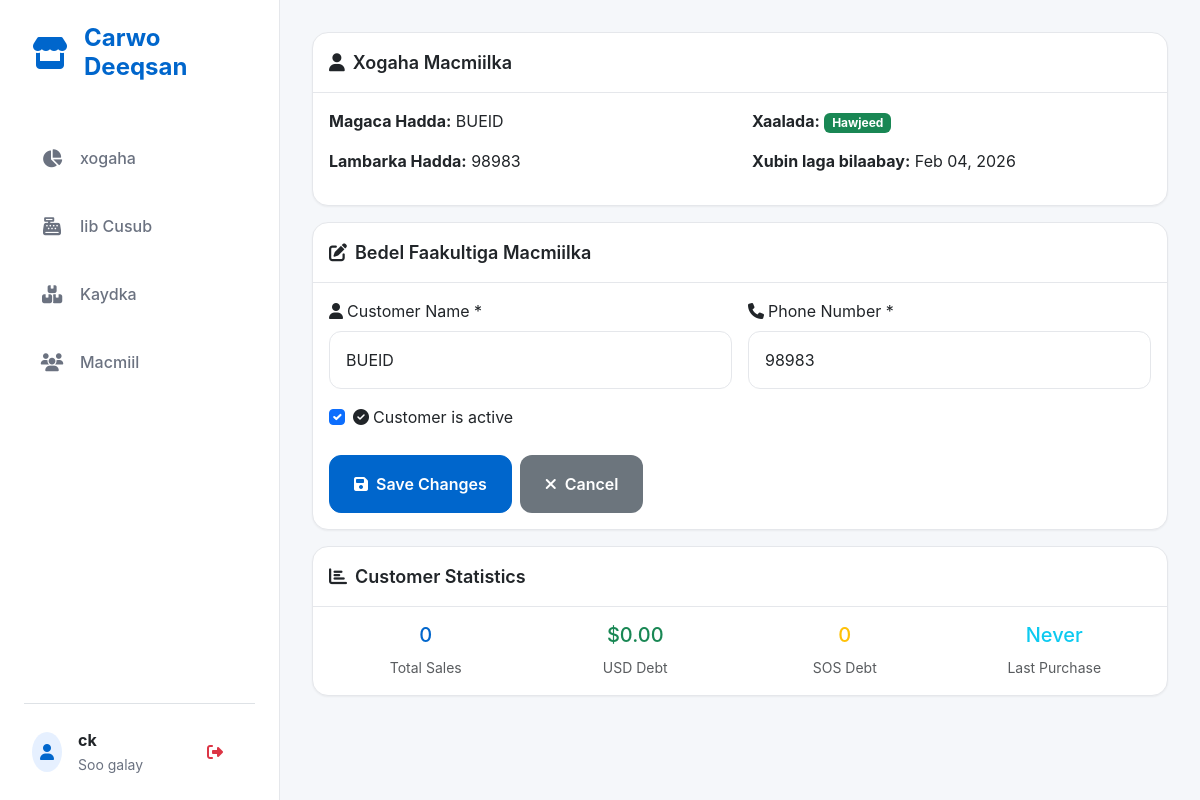
Page /customers/5/edit/ (signed in) on the committed database.
### core/models.py (models this page shows, shortened)
class User(AbstractUser):
    phone = models.CharField(max_length=15, blank=True, null=True)
    date_created = models.DateTimeField(auto_now_add=True)
    date_updated = models.DateTimeField(auto_now=True)
    class Meta:
        verbose_name = "Admin User"
        verbose_name_plural = "Admin Users"

class Customer(models.Model):
    name = models.CharField(max_length=200, blank=True, null=True)
    phone = models.CharField(max_length=15, blank=True, null=True)
    pno = models.CharField(max_length=50, null=True, blank=True, verbose_name="Customer PNO")
    total_debt_usd = models.DecimalField(max_digits=10, decimal_places=2, default=0.00, help_text="Total debt in USD")
    total_debt_sos = models.DecimalField(max_digits=10, decimal_places=2, default=0.00, help_text="Total debt in SOS")
    total_debt_etb = models.DecimalField(max_digits=10, decimal_places=2, default=0.00, help_text="Total debt in ETB")
    date_created = models.DateTimeField(auto_now_add=True)
    last_purchase_date = models.DateTimeField(null=True, blank=True)
    is_active = models.BooleanField(default=True)
    class Meta:
        verbose_name = "Customer"
        verbose_name_plural = "Customers"

### core/views.py (the view)
# urls.py: path('customers/<int:customer_id>/edit/', views.edit_customer, name='edit_customer'),
@superuser_required
def edit_customer(request, customer_id):
    customer = get_object_or_404(Customer, id=customer_id)
    if request.method == 'POST':
        form = CustomerEditForm(request.POST, instance=customer)
        if form.is_valid():
            old_name = customer.name
            old_phone = customer.phone
            old_active = customer.is_active
            customer = form.save()
            changes = []
            if old_name != customer.name:
                changes.append(f"name: '{old_name}' → '{customer.name}'")
            if old_phone != customer.phone:
                changes.append(f"phone: '{old_phone}' → '{customer.phone}'")
            if old_active != customer.is_active:
                changes.append(f"active: {old_active} → {customer.is_active}")
            if changes:
                log_audit_action(
                    request.user, 'CUSTOMER_UPDATED', 'Customer', customer.id,
                    f'Updated customer: {", ".join(changes)}',
                    request.META.get('REMOTE_ADDR')
                )
            messages.success(request, f'Customer "{customer.name}" updated successfully!')
            return redirect('core:customer_detail', customer_id=customer.id)
    else:
        form = CustomerEditForm(instance=customer)
    context = {
        'customer': customer,
        'form': form,
    }
    return render(request, 'core/edit_customer.html', context)

### core/forms.py (shortened to what this page needs)
class CustomerEditForm(forms.ModelForm):
    class Meta:
        model = Customer
        fields = ['name', 'phone', 'is_active']
        widgets = {
            'name': forms.TextInput(attrs={
                'class': 'form-control',
                'placeholder': 'Enter customer name'
            }),
            'phone': forms.TextInput(attrs={
                'class': 'form-control',
                'placeholder': 'Enter phone number'
            }),
            'is_active': forms.CheckboxInput(attrs={'class': 'form-check-input'}),
        }

### core/permissions_policy.py (called while the page is built)
    def process_response(self, request, response):
        existing = response.get('Permissions-Policy')
        policy = "camera=(self)"
        if existing:
            if 'camera=' not in existing:
                response['Permissions-Policy'] = f"{existing}, {policy}"
        else:
            response['Permissions-Policy'] = policy
        return response

### core/views.py (called while the page is built)
def superuser_required(view_func):
    @wraps(view_func)
    def _wrapped_view(request, *args, **kwargs):
        if not request.user.is_authenticated:
            messages.error(request, "Authentication required.")
            return redirect('admin:login')
        if not request.user.is_superuser:
            messages.error(request, "Superuser privileges required.")
            return redirect('core:dashboard')
        return view_func(request, *args, **kwargs)
    return _wrapped_view

### core/templates/core/edit_customer.html (shortened to what this page needs)
{% extends 'core/base.html' %}
{% load static %}
{% block content %}
<div class="container-fluid p-0">
    <div class="card mb-3">
        <div class="card-header">
            <i class="fas fa-user me-2"></i>Xogaha Macmiilka
        </div>
        <div class="card-body">
            <div class="row">
                <div class="col-md-6">
                    <p><strong>Magaca Hadda:</strong> {{ customer.name }}</p>
                    <p><strong>Lambarka Hadda:</strong> {{ customer.phone }}</p>
                </div>
                <div class="col-md-6">
                    <p><strong>Xaalada:</strong>
                        {% if customer.is_active %}
                        <span class="badge bg-success">Hawjeed</span>
                        {% else %}
                        <span class="badge bg-danger">Si Hawjeed ah</span>
                        {% endif %}
                    </p>
                    <p><strong>Xubin laga bilaabay:</strong> {{ customer.date_created|date:"M d, Y" }}</p>
                </div>
            </div>
        </div>
    </div>
    <div class="card">
        <div class="card-header">
            <i class="fas fa-edit me-2"></i>Bedel Faakultiga Macmiilka
        </div>
        <div class="card-body">
            <form method="post">
                <div class="row g-3">
                    <div class="col-md-6">
                        <label for="{{ form.name.id_for_label }}" class="form-label">
                            <i class="fas fa-user me-1"></i>Customer Name *
                        </label>
                        {{ form.name }}
                    </div>
                    <div class="col-md-6">
                        <label for="{{ form.phone.id_for_label }}" class="form-label">
                            <i class="fas fa-phone me-1"></i>Phone Number *
                        </label>
                        {{ form.phone }}
                    </div>
                    <div class="col-12">
                        <div class="form-check">
                            {{ form.is_active }}
                            <label class="form-check-label" for="{{ form.is_active.id_for_label }}">
                                <i class="fas fa-check-circle me-1"></i>Customer is active
                            </label>
                        </div>
                    </div>
                </div>
                <div class="d-flex gap-2 mt-4">
                    <button type="submit" class="btn btn-primary">
                        <i class="fas fa-save me-2"></i>Save Changes
                    </button>
                    <a href="{% url 'core:customer_detail' customer.id %}" class="btn btn-secondary">
                        <i class="fas fa-times me-2"></i>Cancel
                    </a>
                </div>
            </form>
        </div>
    </div>
    <div class="card mt-3">
        <div class="card-header">
            <i class="fas fa-chart-bar me-2"></i>Customer Statistics
        </div>
        <div class="card-body">
            <div class="row g-3">
                <div class="col-md-3">
                    <div class="text-center">
                        <h5 class="text-primary">{{ customer.sale_set.count }}</h5>
                        <small class="text-muted">Total Sales</small>
                    </div>
                </div>
                <div class="col-md-3">
                    <div class="text-center">
                        <h5 class="text-success">${{ customer.total_debt_usd|floatformat:2 }}</h5>
                        <small class="text-muted">USD Debt</small>
                    </div>
                </div>
                <div class="col-md-3">
                    <div class="text-center">
                        <h5 class="text-warning">{{ customer.total_debt_sos|floatformat:0 }}</h5>
                        <small class="text-muted">SOS Debt</small>
                    </div>
                </div>
                <div class="col-md-3">
                    <div class="text-center">
                        <h5 class="text-info">
                            {% if customer.last_purchase_date %}
                            {{ customer.last_purchase_date|date:"M d" }}
                            {% else %}
                            Never
                            {% endif %}
                        </h5>
                        <small class="text-muted">Last Purchase</small>
                    </div>
                </div>
            </div>
        </div>
    </div>
</div>
{% endblock %}

### core/templates/core/base.html (shortened to what this page needs)
<!DOCTYPE html>
<html lang="so">
<head>
    <link href="https://cdn.jsdelivr.net/npm/bootstrap@5.3.0/dist/css/bootstrap.min.css" rel="stylesheet">
    <link rel="stylesheet" href="https://cdnjs.cloudflare.com/ajax/libs/font-awesome/6.4.0/css/all.min.css">
    <link rel="stylesheet" href="https://cdnjs.cloudflare.com/ajax/libs/animate.css/4.1.1/animate.min.css" />
</head>
<body>
    <div class="app-shell">
        <nav class="desktop-sidebar">
            <div class="mb-5 px-2">
                <a href="{% url 'core:dashboard' %}"
                    class="d-flex align-items-center text-primary text-decoration-none">
                    <i class="fas fa-store fa-2x me-3"></i>
                    <span class="h4 mb-0 fw-bold">Carwo Deeqsan</span>
                </a>
            </div>
            <div class="d-flex flex-column gap-2 flex-grow-1">
                <a href="{% url 'core:dashboard' %}"
                    class="nav-item {% if request.resolver_match.url_name == 'dashboard' %}active{% endif %}">
                    <i class="fas fa-chart-pie"></i> xogaha
                </a>
                {% if user.is_superuser or user.can_sell %}
                <a href="{% url 'core:create_sale' %}"
                    class="nav-item {% if request.resolver_match.url_name == 'create_sale' %}active{% endif %}">
                    <i class="fas fa-cash-register"></i> Iib Cusub
                </a>
                {% endif %}
                {% if user.is_superuser or user.can_restock %}
                <a href="{% url 'core:inventory_list' %}"
                    class="nav-item {% if request.resolver_match.url_name == 'inventory_list' %}active{% endif %}">
                    <i class="fas fa-boxes"></i> Kaydka
                </a>
                {% endif %}
                <a href="{% url 'core:customers_list' %}"
                    class="nav-item {% if request.resolver_match.url_name == 'customers_list' %}active{% endif %}">
                    <i class="fas fa-users"></i> Macmiil
                </a>
            </div>
            <div class="mt-auto pt-4 border-top">
                <div class="d-flex align-items-center justify-content-between px-2">
                    <div class="d-flex align-items-center">
                        <div class="bg-primary bg-opacity-10 text-primary rounded-circle p-2 me-3"><i
                                class="fas fa-user"></i></div>
                        <div>
                            <div class="fw-bold text-dark">{{ user.get_full_name|default:user.username }}</div>
                            <small class="text-secondary">Soo galay</small>
                        </div>
                    </div>
                    <form method="post" action="{% url 'logout' %}">{% csrf_token %}<button type="submit"
                            class="btn btn-sm btn-outline-danger border-0"><i class="fas fa-sign-out-alt"></i></button>
                    </form>
                </div>
            </div>
        </nav>
        <main class="main-content">
            {% block content %}{% endblock %}
        </main>
    </div>
</body>
</html>

### rows in the picture
User: get_full_name "ck"
Customer: name "BUEID", phone "98983", date_created "Feb 04, 2026", is_active "☑", sale_set.count "0", total_debt_usd "0.00", total_debt_sos "0"
